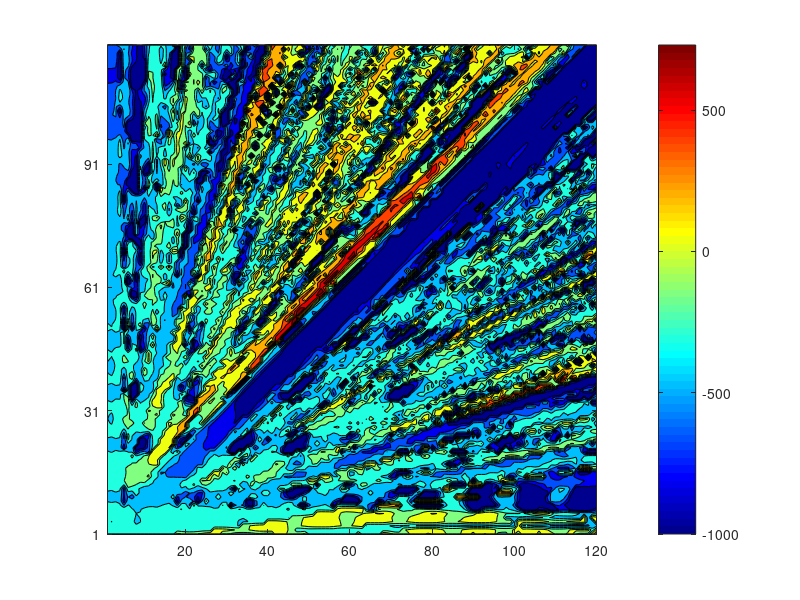

Source code (MATLAB): (Note: this script raises an error after producing the figure.)
clc; clear;

%% load
% load Linear_Slithering_Curve.mat;
% load Linear_Sidewinding_Curve.mat;
load Linear_Rolling_Curve.mat;
% load Linear_Serpentine_Curve.mat;
% load Linear_Serpentine2_Curve.mat;
U_map_curve = U_map;

clear max min Motion_lambda param_coefficient U_map;

% load Linear_Slithering_Mat.mat;
% load Linear_Sidewinding_Mat.mat;
load Linear_Rolling_Mat.mat
% load Linear_Serpentine_Mat.mat;
% load Linear_Serpentine2_Mat.mat;

U_map_mat = U_map;

clear max min Motion_lambda param_coefficient U_map;

%%
U_map_mat = squeeze(U_map_mat);
U_map_curve = squeeze(U_map_curve);

U_map_mat = max(U_map_mat, -1000);
U_map_curve = max(U_map_curve, -1000);

% U_map_mat = min(U_map_mat, 500);
% U_map_curve = min(U_map_curve, 500);

%%
figure; hAxes = gca;
contourf(U_map_curve);

pbaspect([0.8 0.8 0.8]);

colormap jet;
colorbar;

yticks(1:30:181);
yticklabels(["0","30","60","90","120","150","180"]);
a = get(gca,'YTickLabel');  
set(gca,'YTickLabel',a,'fontsize',11,'FontWeight','bold')

xticks(1:30:181);
xticklabels(["0","30","60","90","120","150","180"]);
a = get(gca,'XTickLabel');  
set(gca,'XTickLabel',a,'fontsize',11,'FontWeight','bold')

xline(31,LineWidth=1,LineStyle="--",Color=[0.8 0.8 0.8]);
xline(61,LineWidth=1,LineStyle="--",Color=[0.8 0.8 0.8]);
xline(91,LineWidth=1,LineStyle="--",Color=[0.8 0.8 0.8]);
xline(121,LineWidth=1,LineStyle="--",Color=[0.8 0.8 0.8]);
xline(151,LineWidth=1,LineStyle="--",Color=[0.8 0.8 0.8]);

yline(31,LineWidth=1,LineStyle="--",Color=[0.8 0.8 0.8]);
yline(61,LineWidth=1,LineStyle="--",Color=[0.8 0.8 0.8]);
yline(91,LineWidth=1,LineStyle="--",Color=[0.8 0.8 0.8]);
yline(121,LineWidth=1,LineStyle="--",Color=[0.8 0.8 0.8]);
yline(151,LineWidth=1,LineStyle="--",Color=[0.8 0.8 0.8]);

xlabel("Temporal parameter (rad)","FontSize",13,"FontName","arial","FontWeight","bold");
ylabel("Spatial parameter (degree)","FontSize",13,"FontName","arial","FontWeight","bold");

%%
figure; hAxes = gca;
contourf(U_map_mat);

pbaspect([0.8 0.8 0.8]);

colormap jet;
colorbar;

yticks(1:30:181);
yticklabels(["0","30","60","90","120","150","180"]);
a = get(gca,'YTickLabel');  
set(gca,'YTickLabel',a,'fontsize',11,'FontWeight','bold')

xticks(1:30:181);
xticklabels(["0","30","60","90","120","150","180"]);
a = get(gca,'XTickLabel');  
set(gca,'XTickLabel',a,'fontsize',11,'FontWeight','bold')

xline(31,LineWidth=1,LineStyle="--",Color=[0.8 0.8 0.8]);
xline(61,LineWidth=1,LineStyle="--",Color=[0.8 0.8 0.8]);
xline(91,LineWidth=1,LineStyle="--",Color=[0.8 0.8 0.8]);
xline(121,LineWidth=1,LineStyle="--",Color=[0.8 0.8 0.8]);
xline(151,LineWidth=1,LineStyle="--",Color=[0.8 0.8 0.8]);

yline(31,LineWidth=1,LineStyle="--",Color=[0.8 0.8 0.8]);
yline(61,LineWidth=1,LineStyle="--",Color=[0.8 0.8 0.8]);
yline(91,LineWidth=1,LineStyle="--",Color=[0.8 0.8 0.8]);
yline(121,LineWidth=1,LineStyle="--",Color=[0.8 0.8 0.8]);
yline(151,LineWidth=1,LineStyle="--",Color=[0.8 0.8 0.8]);

xlabel("Dorsal spatial (degree)","FontSize",13,"FontName","arial","FontWeight","bold");
ylabel("Lateral spatial (degree)","FontSize",13,"FontName","arial","FontWeight","bold");

%% 상관계수 비교

norm_U_mat = normalize(U_map_mat);
norm_U_curve = normalize(U_map_curve);

corr2(norm_U_mat, norm_U_curve)

figure;
contourf(norm_U_curve);

figure;
contourf(norm_U_mat);